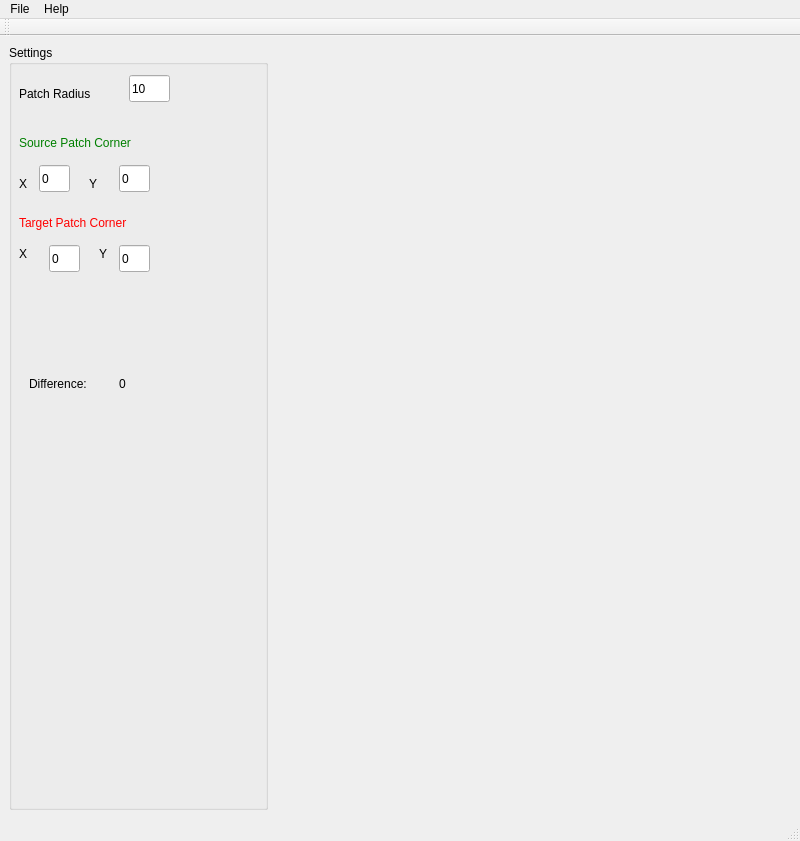
<?xml version="1.0" encoding="UTF-8"?>
<ui version="4.0">
 <class>Form</class>
 <widget class="QMainWindow" name="Form">
  <property name="geometry">
   <rect>
    <x>0</x>
    <y>0</y>
    <width>800</width>
    <height>841</height>
   </rect>
  </property>
  <property name="windowTitle">
   <string>Interactive Patch Comparison</string>
  </property>
  <widget class="QWidget" name="centralwidget">
   <layout class="QGridLayout" name="gridLayout">
    <item row="0" column="0">
     <layout class="QHBoxLayout" name="horizontalLayout" stretch="1,2">
      <item>
       <layout class="QVBoxLayout" name="verticalLayout" stretch="3">
        <item>
         <widget class="QGroupBox" name="groupBox">
          <property name="title">
           <string>Settings</string>
          </property>
          <widget class="QLabel" name="label">
           <property name="geometry">
            <rect>
             <x>10</x>
             <y>40</y>
             <width>91</width>
             <height>17</height>
            </rect>
           </property>
           <property name="text">
            <string>Patch Radius</string>
           </property>
          </widget>
          <widget class="QLineEdit" name="txtPatchRadius">
           <property name="geometry">
            <rect>
             <x>120</x>
             <y>30</y>
             <width>41</width>
             <height>27</height>
            </rect>
           </property>
           <property name="toolTip">
            <string>Sets the width/height of a square patch</string>
           </property>
           <property name="text">
            <string>10</string>
           </property>
          </widget>
          <widget class="QLineEdit" name="txtSourceX">
           <property name="geometry">
            <rect>
             <x>30</x>
             <y>120</y>
             <width>31</width>
             <height>27</height>
            </rect>
           </property>
           <property name="text">
            <string>0</string>
           </property>
          </widget>
          <widget class="QLineEdit" name="txtSourceY">
           <property name="geometry">
            <rect>
             <x>110</x>
             <y>120</y>
             <width>31</width>
             <height>27</height>
            </rect>
           </property>
           <property name="text">
            <string>0</string>
           </property>
          </widget>
          <widget class="QLabel" name="label_2">
           <property name="geometry">
            <rect>
             <x>10</x>
             <y>90</y>
             <width>161</width>
             <height>17</height>
            </rect>
           </property>
           <property name="text">
            <string>&lt;font color=&quot;green&quot;&gt;Source Patch Corner&lt;/font&gt;</string>
           </property>
          </widget>
          <widget class="QLabel" name="label_3">
           <property name="geometry">
            <rect>
             <x>10</x>
             <y>170</y>
             <width>161</width>
             <height>17</height>
            </rect>
           </property>
           <property name="text">
            <string>&lt;font color=&quot;red&quot;&gt;Target Patch Corner&lt;/font&gt;</string>
           </property>
          </widget>
          <widget class="QLineEdit" name="txtTargetX">
           <property name="geometry">
            <rect>
             <x>40</x>
             <y>200</y>
             <width>31</width>
             <height>27</height>
            </rect>
           </property>
           <property name="text">
            <string>0</string>
           </property>
          </widget>
          <widget class="QLineEdit" name="txtTargetY">
           <property name="geometry">
            <rect>
             <x>110</x>
             <y>200</y>
             <width>31</width>
             <height>27</height>
            </rect>
           </property>
           <property name="text">
            <string>0</string>
           </property>
          </widget>
          <widget class="QLabel" name="label_4">
           <property name="geometry">
            <rect>
             <x>10</x>
             <y>200</y>
             <width>21</width>
             <height>17</height>
            </rect>
           </property>
           <property name="text">
            <string>X</string>
           </property>
          </widget>
          <widget class="QLabel" name="label_5">
           <property name="geometry">
            <rect>
             <x>10</x>
             <y>130</y>
             <width>21</width>
             <height>17</height>
            </rect>
           </property>
           <property name="text">
            <string>X</string>
           </property>
          </widget>
          <widget class="QLabel" name="label_6">
           <property name="geometry">
            <rect>
             <x>80</x>
             <y>130</y>
             <width>21</width>
             <height>17</height>
            </rect>
           </property>
           <property name="text">
            <string>Y</string>
           </property>
          </widget>
          <widget class="QLabel" name="label_7">
           <property name="geometry">
            <rect>
             <x>90</x>
             <y>200</y>
             <width>21</width>
             <height>17</height>
            </rect>
           </property>
           <property name="text">
            <string>Y</string>
           </property>
          </widget>
          <widget class="QLabel" name="label_8">
           <property name="geometry">
            <rect>
             <x>20</x>
             <y>330</y>
             <width>91</width>
             <height>17</height>
            </rect>
           </property>
           <property name="text">
            <string>Difference:</string>
           </property>
          </widget>
          <widget class="QLabel" name="lblDifference">
           <property name="geometry">
            <rect>
             <x>110</x>
             <y>330</y>
             <width>101</width>
             <height>17</height>
            </rect>
           </property>
           <property name="text">
            <string>0</string>
           </property>
          </widget>
         </widget>
        </item>
       </layout>
      </item>
      <item>
       <widget class="QVTKWidget" name="qvtkWidget" native="true"/>
      </item>
     </layout>
    </item>
   </layout>
  </widget>
  <widget class="QMenuBar" name="menubar">
   <property name="geometry">
    <rect>
     <x>0</x>
     <y>0</y>
     <width>800</width>
     <height>25</height>
    </rect>
   </property>
   <widget class="QMenu" name="menuLeft_Pane">
    <property name="title">
     <string>File</string>
    </property>
    <addaction name="actionOpenImage"/>
    <addaction name="actionOpenMask"/>
    <addaction name="actionOpenMaskInverted"/>
    <addaction name="actionFlipImage"/>
    <addaction name="actionQuit"/>
   </widget>
   <widget class="QMenu" name="menuHelp">
    <property name="title">
     <string>Help</string>
    </property>
    <addaction name="actionHelp"/>
   </widget>
   <addaction name="menuLeft_Pane"/>
   <addaction name="menuHelp"/>
  </widget>
  <widget class="QStatusBar" name="statusbar"/>
  <widget class="QToolBar" name="toolBar">
   <property name="windowTitle">
    <string>toolBar</string>
   </property>
   <attribute name="toolBarArea">
    <enum>TopToolBarArea</enum>
   </attribute>
   <attribute name="toolBarBreak">
    <bool>false</bool>
   </attribute>
  </widget>
  <action name="actionOpenImage">
   <property name="text">
    <string>Open Image</string>
   </property>
  </action>
  <action name="actionSavePointsLeft">
   <property name="text">
    <string>Save Points</string>
   </property>
  </action>
  <action name="actionSavePointsRight">
   <property name="text">
    <string>Save Points</string>
   </property>
  </action>
  <action name="actionOpenImageRight">
   <property name="text">
    <string>Open Image</string>
   </property>
  </action>
  <action name="actionLoadPointsLeft">
   <property name="text">
    <string>Load Points</string>
   </property>
  </action>
  <action name="actionLoadPointsRight">
   <property name="text">
    <string>Load Points</string>
   </property>
  </action>
  <action name="actionHelp">
   <property name="text">
    <string>Help</string>
   </property>
  </action>
  <action name="actionQuit">
   <property name="text">
    <string>Quit</string>
   </property>
  </action>
  <action name="actionOpenPointCloudLeft">
   <property name="text">
    <string>Open PointCloud</string>
   </property>
  </action>
  <action name="actionOpenPointCloudRight">
   <property name="text">
    <string>Open PointCloud</string>
   </property>
  </action>
  <action name="actionFlipImage">
   <property name="text">
    <string>Flip Image</string>
   </property>
  </action>
  <action name="actionFlipRightImage">
   <property name="text">
    <string>Flip Right Image</string>
   </property>
  </action>
  <action name="actionSaveResult">
   <property name="text">
    <string>Save Result</string>
   </property>
  </action>
  <action name="actionOpenMask">
   <property name="text">
    <string>Open Mask</string>
   </property>
  </action>
  <action name="actionOpenMaskInverted">
   <property name="text">
    <string>Open Mask Inverted</string>
   </property>
  </action>
 </widget>
 <customwidgets>
  <customwidget>
   <class>QVTKWidget</class>
   <extends>QWidget</extends>
   <header>QVTKWidget.h</header>
  </customwidget>
 </customwidgets>
 <resources/>
 <connections/>
</ui>
